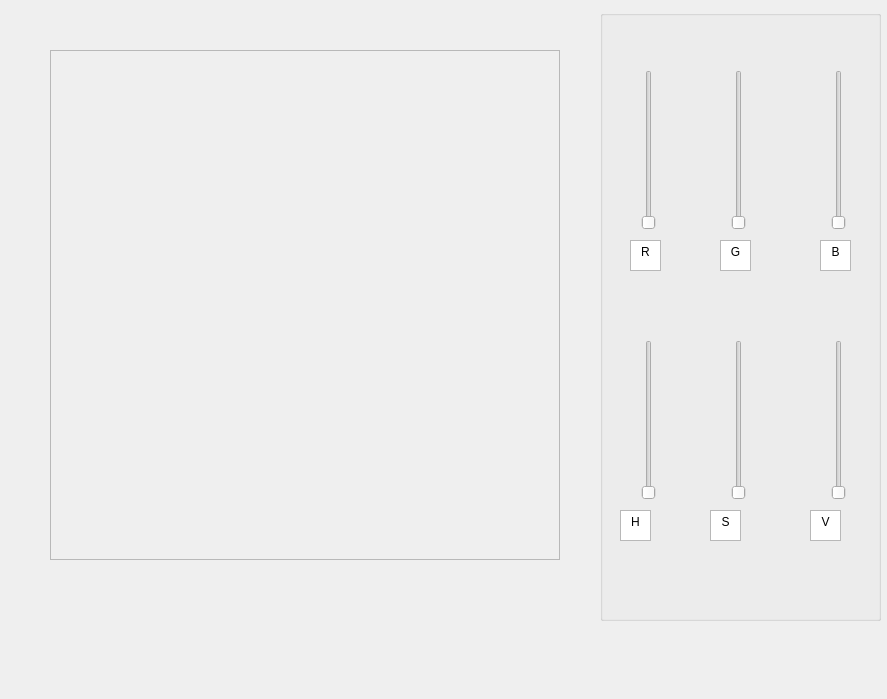
<?xml version="1.0" encoding="UTF-8"?>
<ui version="4.0">
 <class>MyWindow</class>
 <widget class="QMainWindow" name="MyWindow">
  <property name="geometry">
   <rect>
    <x>0</x>
    <y>0</y>
    <width>887</width>
    <height>699</height>
   </rect>
  </property>
  <property name="windowTitle">
   <string>MyWindow</string>
  </property>
  <widget class="QWidget" name="centralWidget">
   <widget class="QFrame" name="rysujFrame">
    <property name="geometry">
     <rect>
      <x>50</x>
      <y>50</y>
      <width>510</width>
      <height>510</height>
     </rect>
    </property>
    <property name="maximumSize">
     <size>
      <width>510</width>
      <height>510</height>
     </size>
    </property>
    <property name="frameShape">
     <enum>QFrame::StyledPanel</enum>
    </property>
    <property name="frameShadow">
     <enum>QFrame::Raised</enum>
    </property>
   </widget>
   <widget class="QGroupBox" name="groupBox">
    <property name="geometry">
     <rect>
      <x>600</x>
      <y>10</y>
      <width>281</width>
      <height>611</height>
     </rect>
    </property>
    <property name="title">
     <string/>
    </property>
    <widget class="QSlider" name="verticalSliderR">
     <property name="geometry">
      <rect>
       <x>40</x>
       <y>60</y>
       <width>18</width>
       <height>160</height>
      </rect>
     </property>
     <property name="maximum">
      <number>255</number>
     </property>
     <property name="orientation">
      <enum>Qt::Vertical</enum>
     </property>
    </widget>
    <widget class="QSlider" name="verticalSliderG">
     <property name="geometry">
      <rect>
       <x>130</x>
       <y>60</y>
       <width>18</width>
       <height>160</height>
      </rect>
     </property>
     <property name="maximum">
      <number>255</number>
     </property>
     <property name="orientation">
      <enum>Qt::Vertical</enum>
     </property>
    </widget>
    <widget class="QSlider" name="verticalSliderB">
     <property name="geometry">
      <rect>
       <x>230</x>
       <y>60</y>
       <width>18</width>
       <height>160</height>
      </rect>
     </property>
     <property name="maximum">
      <number>255</number>
     </property>
     <property name="orientation">
      <enum>Qt::Vertical</enum>
     </property>
    </widget>
    <widget class="QTextEdit" name="textR">
     <property name="geometry">
      <rect>
       <x>30</x>
       <y>230</y>
       <width>31</width>
       <height>31</height>
      </rect>
     </property>
     <property name="html">
      <string>&lt;!DOCTYPE HTML PUBLIC &quot;-//W3C//DTD HTML 4.0//EN&quot; &quot;http://www.w3.org/TR/REC-html40/strict.dtd&quot;&gt;
&lt;html&gt;&lt;head&gt;&lt;meta name=&quot;qrichtext&quot; content=&quot;1&quot; /&gt;&lt;meta charset=&quot;utf-8&quot; /&gt;&lt;style type=&quot;text/css&quot;&gt;
p, li { white-space: pre-wrap; }
hr { height: 1px; border-width: 0; }
li.unchecked::marker { content: &quot;\2610&quot;; }
li.checked::marker { content: &quot;\2612&quot;; }
&lt;/style&gt;&lt;/head&gt;&lt;body style=&quot; font-family:'Segoe UI'; font-size:9pt; font-weight:400; font-style:normal;&quot;&gt;
&lt;p align=&quot;center&quot; style=&quot; margin-top:0px; margin-bottom:0px; margin-left:0px; margin-right:0px; -qt-block-indent:0; text-indent:0px;&quot;&gt;R&lt;/p&gt;&lt;/body&gt;&lt;/html&gt;</string>
     </property>
    </widget>
    <widget class="QTextEdit" name="textG">
     <property name="geometry">
      <rect>
       <x>120</x>
       <y>230</y>
       <width>31</width>
       <height>31</height>
      </rect>
     </property>
     <property name="html">
      <string>&lt;!DOCTYPE HTML PUBLIC &quot;-//W3C//DTD HTML 4.0//EN&quot; &quot;http://www.w3.org/TR/REC-html40/strict.dtd&quot;&gt;
&lt;html&gt;&lt;head&gt;&lt;meta name=&quot;qrichtext&quot; content=&quot;1&quot; /&gt;&lt;meta charset=&quot;utf-8&quot; /&gt;&lt;style type=&quot;text/css&quot;&gt;
p, li { white-space: pre-wrap; }
hr { height: 1px; border-width: 0; }
li.unchecked::marker { content: &quot;\2610&quot;; }
li.checked::marker { content: &quot;\2612&quot;; }
&lt;/style&gt;&lt;/head&gt;&lt;body style=&quot; font-family:'Segoe UI'; font-size:9pt; font-weight:400; font-style:normal;&quot;&gt;
&lt;p align=&quot;center&quot; style=&quot; margin-top:0px; margin-bottom:0px; margin-left:0px; margin-right:0px; -qt-block-indent:0; text-indent:0px;&quot;&gt;G&lt;/p&gt;&lt;/body&gt;&lt;/html&gt;</string>
     </property>
    </widget>
    <widget class="QTextEdit" name="textB">
     <property name="geometry">
      <rect>
       <x>220</x>
       <y>230</y>
       <width>31</width>
       <height>31</height>
      </rect>
     </property>
     <property name="html">
      <string>&lt;!DOCTYPE HTML PUBLIC &quot;-//W3C//DTD HTML 4.0//EN&quot; &quot;http://www.w3.org/TR/REC-html40/strict.dtd&quot;&gt;
&lt;html&gt;&lt;head&gt;&lt;meta name=&quot;qrichtext&quot; content=&quot;1&quot; /&gt;&lt;meta charset=&quot;utf-8&quot; /&gt;&lt;style type=&quot;text/css&quot;&gt;
p, li { white-space: pre-wrap; }
hr { height: 1px; border-width: 0; }
li.unchecked::marker { content: &quot;\2610&quot;; }
li.checked::marker { content: &quot;\2612&quot;; }
&lt;/style&gt;&lt;/head&gt;&lt;body style=&quot; font-family:'Segoe UI'; font-size:9pt; font-weight:400; font-style:normal;&quot;&gt;
&lt;p align=&quot;center&quot; style=&quot; margin-top:0px; margin-bottom:0px; margin-left:0px; margin-right:0px; -qt-block-indent:0; text-indent:0px;&quot;&gt;B&lt;/p&gt;&lt;/body&gt;&lt;/html&gt;</string>
     </property>
    </widget>
    <widget class="QSlider" name="verticalSliderH">
     <property name="geometry">
      <rect>
       <x>40</x>
       <y>330</y>
       <width>18</width>
       <height>160</height>
      </rect>
     </property>
     <property name="maximum">
      <number>360</number>
     </property>
     <property name="orientation">
      <enum>Qt::Vertical</enum>
     </property>
    </widget>
    <widget class="QSlider" name="verticalSliderS">
     <property name="geometry">
      <rect>
       <x>130</x>
       <y>330</y>
       <width>18</width>
       <height>160</height>
      </rect>
     </property>
     <property name="maximum">
      <number>100</number>
     </property>
     <property name="orientation">
      <enum>Qt::Vertical</enum>
     </property>
    </widget>
    <widget class="QSlider" name="verticalSlider_6">
     <property name="geometry">
      <rect>
       <x>230</x>
       <y>330</y>
       <width>18</width>
       <height>160</height>
      </rect>
     </property>
     <property name="maximum">
      <number>100</number>
     </property>
     <property name="orientation">
      <enum>Qt::Vertical</enum>
     </property>
    </widget>
    <widget class="QTextEdit" name="textH">
     <property name="geometry">
      <rect>
       <x>20</x>
       <y>500</y>
       <width>31</width>
       <height>31</height>
      </rect>
     </property>
     <property name="html">
      <string>&lt;!DOCTYPE HTML PUBLIC &quot;-//W3C//DTD HTML 4.0//EN&quot; &quot;http://www.w3.org/TR/REC-html40/strict.dtd&quot;&gt;
&lt;html&gt;&lt;head&gt;&lt;meta name=&quot;qrichtext&quot; content=&quot;1&quot; /&gt;&lt;meta charset=&quot;utf-8&quot; /&gt;&lt;style type=&quot;text/css&quot;&gt;
p, li { white-space: pre-wrap; }
hr { height: 1px; border-width: 0; }
li.unchecked::marker { content: &quot;\2610&quot;; }
li.checked::marker { content: &quot;\2612&quot;; }
&lt;/style&gt;&lt;/head&gt;&lt;body style=&quot; font-family:'Segoe UI'; font-size:9pt; font-weight:400; font-style:normal;&quot;&gt;
&lt;p align=&quot;center&quot; style=&quot; margin-top:0px; margin-bottom:0px; margin-left:0px; margin-right:0px; -qt-block-indent:0; text-indent:0px;&quot;&gt;H&lt;/p&gt;&lt;/body&gt;&lt;/html&gt;</string>
     </property>
    </widget>
    <widget class="QTextEdit" name="textS">
     <property name="geometry">
      <rect>
       <x>110</x>
       <y>500</y>
       <width>31</width>
       <height>31</height>
      </rect>
     </property>
     <property name="html">
      <string>&lt;!DOCTYPE HTML PUBLIC &quot;-//W3C//DTD HTML 4.0//EN&quot; &quot;http://www.w3.org/TR/REC-html40/strict.dtd&quot;&gt;
&lt;html&gt;&lt;head&gt;&lt;meta name=&quot;qrichtext&quot; content=&quot;1&quot; /&gt;&lt;meta charset=&quot;utf-8&quot; /&gt;&lt;style type=&quot;text/css&quot;&gt;
p, li { white-space: pre-wrap; }
hr { height: 1px; border-width: 0; }
li.unchecked::marker { content: &quot;\2610&quot;; }
li.checked::marker { content: &quot;\2612&quot;; }
&lt;/style&gt;&lt;/head&gt;&lt;body style=&quot; font-family:'Segoe UI'; font-size:9pt; font-weight:400; font-style:normal;&quot;&gt;
&lt;p align=&quot;center&quot; style=&quot; margin-top:0px; margin-bottom:0px; margin-left:0px; margin-right:0px; -qt-block-indent:0; text-indent:0px;&quot;&gt;S&lt;/p&gt;&lt;/body&gt;&lt;/html&gt;</string>
     </property>
    </widget>
    <widget class="QTextEdit" name="textV">
     <property name="geometry">
      <rect>
       <x>210</x>
       <y>500</y>
       <width>31</width>
       <height>31</height>
      </rect>
     </property>
     <property name="html">
      <string>&lt;!DOCTYPE HTML PUBLIC &quot;-//W3C//DTD HTML 4.0//EN&quot; &quot;http://www.w3.org/TR/REC-html40/strict.dtd&quot;&gt;
&lt;html&gt;&lt;head&gt;&lt;meta name=&quot;qrichtext&quot; content=&quot;1&quot; /&gt;&lt;meta charset=&quot;utf-8&quot; /&gt;&lt;style type=&quot;text/css&quot;&gt;
p, li { white-space: pre-wrap; }
hr { height: 1px; border-width: 0; }
li.unchecked::marker { content: &quot;\2610&quot;; }
li.checked::marker { content: &quot;\2612&quot;; }
&lt;/style&gt;&lt;/head&gt;&lt;body style=&quot; font-family:'Segoe UI'; font-size:9pt; font-weight:400; font-style:normal;&quot;&gt;
&lt;p align=&quot;center&quot; style=&quot; margin-top:0px; margin-bottom:0px; margin-left:0px; margin-right:0px; -qt-block-indent:0; text-indent:0px;&quot;&gt;V&lt;/p&gt;&lt;/body&gt;&lt;/html&gt;</string>
     </property>
    </widget>
   </widget>
  </widget>
 </widget>
 <layoutdefault spacing="6" margin="11"/>
 <resources/>
 <connections/>
</ui>
